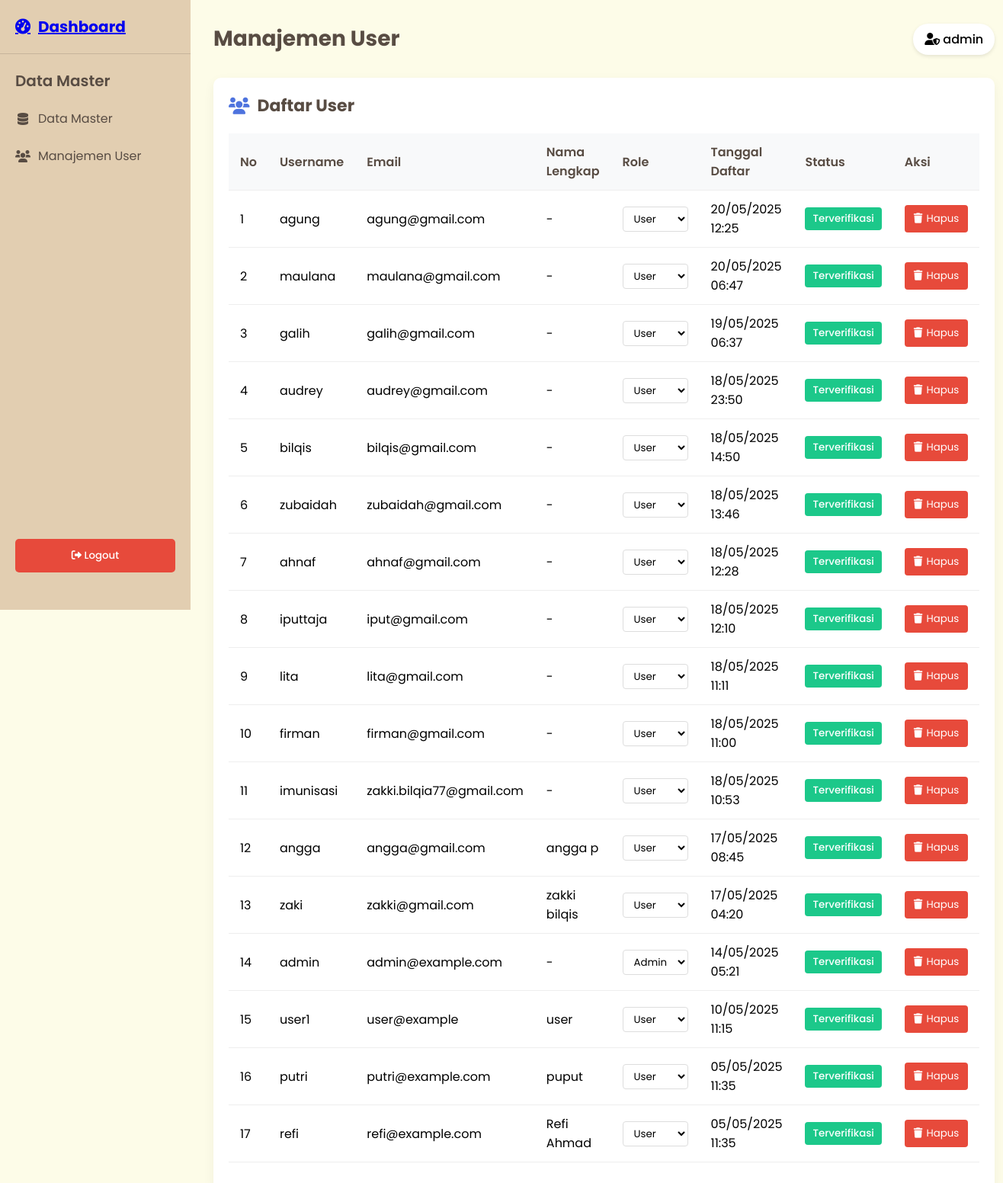
Before: /flower_shop/admin/users.php (signed in) with the older database file.
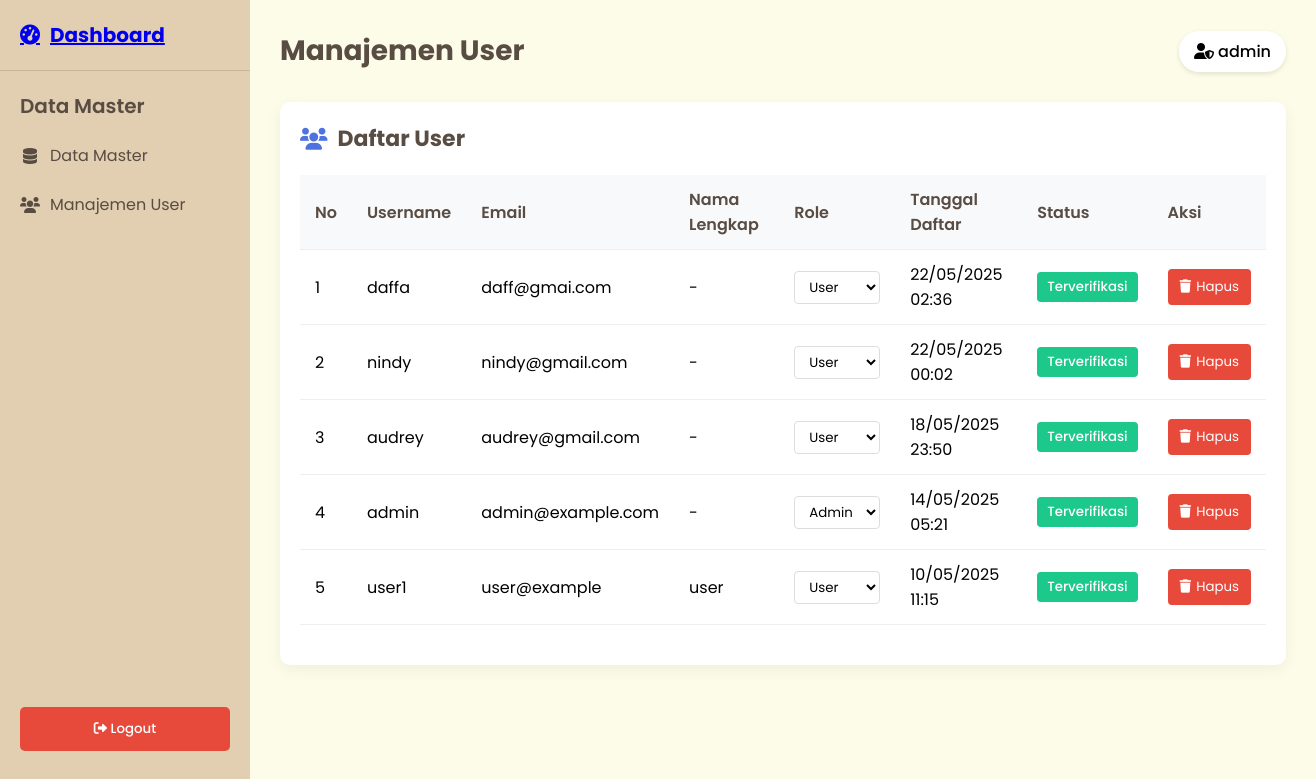
After: the same page with the newer database file.
### tables this page shows
CREATE TABLE `users` (
  `id` int(11) NOT NULL,
  `username` varchar(50) NOT NULL,
  `password` varchar(255) NOT NULL,
  `email` varchar(100) NOT NULL,
  `full_name` varchar(100) DEFAULT NULL,
  `profile_picture` varchar(255) DEFAULT NULL,
  `created_at` timestamp NOT NULL DEFAULT current_timestamp(),
  `updated_at` timestamp NOT NULL DEFAULT current_timestamp() ON UPDATE current_timestamp(),
  `role` enum('user','admin') DEFAULT 'user',
  `is_verified` tinyint(1) DEFAULT 0
);

### flower_shop/admin/users.php (the view, shortened to what this page needs)
<?php
require __DIR__.'/../config/database.php';
try {
    $stmt = $pdo->query("SELECT id, username, email, full_name, role, created_at, is_verified FROM users ORDER BY created_at DESC");
    $users = $stmt->fetchAll(PDO::FETCH_ASSOC);
} catch (PDOException $e) {
    $error = "Gagal mengambil data user: " . $e->getMessage();
    $users = [];
}
?>
<!DOCTYPE html>
<html lang="en">
<head>
    <link rel="stylesheet" href="https://cdnjs.cloudflare.com/ajax/libs/font-awesome/6.0.0/css/all.min.css">
    <link rel="stylesheet" href="../assets/css/admin.css">
</head>
<body>
    <div class="sidebar">
    <div class="sidebar-header">
        <a href="dashboard.php" class="dashboard-link">
            <h2><i class="fas fa-tachometer-alt"></i> <span>Dashboard</span></h2>
        </a>
    </div>
        <div class="sidebar-menu">
            <div class="menu-title">Data Master</div>
            <div class="menu-item" onclick="toggleSubmenu('data-master')">
                <i class="fas fa-database"></i> <span>Data Master</span>
            </div>
            <div class="menu-item active">
                <i class="fas fa-users"></i> <span>Manajemen User</span>
            </div>
            <button class="logout-btn" onclick="window.location.href='logout.php'">
                <i class="fas fa-sign-out-alt"></i> <span>Logout</span>
            </button>
        </div>
    </div>
    <div class="main-content">
        <div class="header">
            <h1>Manajemen User</h1>
            <div class="user-info">
                <i class="fas fa-user-shield"></i> <?php echo htmlspecialchars($_SESSION['username'] ?? 'Admin'); ?>
            </div>
        </div>
        <div class="data-section">
            <h2><i class="fas fa-users"></i> Daftar User</h2>
            <div class="table-responsive">
                <table class="data-table">
                    <thead>
                        <tr>
                            <th>No</th>
                            <th>Username</th>
                            <th>Email</th>
                            <th>Nama Lengkap</th>
                            <th>Role</th>
                            <th>Tanggal Daftar</th>
                            <th>Status</th>
                            <th>Aksi</th>
                        </tr>
                    </thead>
                    <tbody>
                        <?php foreach ($users as $index => $user): ?>
                            <tr>
                                <td><?= $index + 1 ?></td>
                                <td><?= htmlspecialchars($user['username']) ?></td>
                                <td><?= htmlspecialchars($user['email']) ?></td>
                                <td><?= htmlspecialchars($user['full_name'] ?? '-') ?></td>
                                <td>
                                    <form method="POST" class="role-form">
                                        <select name="role" class="role-select" onchange="this.form.submit()">
                                            <option value="admin" <?= $user['role'] === 'admin' ? 'selected' : '' ?>>Admin</option>
                                            <option value="user" <?= $user['role'] === 'user' ? 'selected' : '' ?>>User</option>
                                        </select>
                                    </form>
                                </td>
                                <td><?= date('d/m/Y H:i', strtotime($user['created_at'])) ?></td>
                                <td>
                                    <form method="POST">
                                        <button type="submit" name="toggle_status" class="status-btn <?= $user['is_verified'] ? 'active' : 'inactive' ?>">
                                            <?= $user['is_verified'] ? 'Terverifikasi' : 'Belum Verifikasi' ?>
                                        </button>
                                    </form>
                                </td>
                                <td>
                                    <form method="POST" onsubmit="return confirm('Apakah Anda yakin ingin menghapus user ini?')">
                                        <button type="submit" name="delete_user" class="btn btn-delete">
                                            <i class="fas fa-trash"></i> Hapus
                                        </button>
                                    </form>
                                </td>
                            </tr>
                        <?php endforeach; ?>
                    </tbody>
                </table>
            </div>
        </div>
    </div>
</body>
</html>

Changed rows visible on the page:
removed users: username "agung", email "agung@gmail.com", full_name "-", role "User", created_at "20/05/2025 12:25", is_verified "Terverifikasi"
removed users: username "maulana", email "maulana@gmail.com", full_name "-", role "User", created_at "20/05/2025 06:47", is_verified "Terverifikasi"
removed users: username "galih", email "galih@gmail.com", full_name "-", role "User", created_at "19/05/2025 06:37", is_verified "Terverifikasi"
removed users: username "bilqis", email "bilqis@gmail.com", full_name "-", role "User", created_at "18/05/2025 14:50", is_verified "Terverifikasi"
removed users: username "zubaidah", email "zubaidah@gmail.com", full_name "-", role "User", created_at "18/05/2025 13:46", is_verified "Terverifikasi"
removed users: username "ahnaf", email "ahnaf@gmail.com", full_name "-", role "User", created_at "18/05/2025 12:28", is_verified "Terverifikasi"
removed users: username "iputtaja", email "iput@gmail.com", full_name "-", role "User", created_at "18/05/2025 12:10", is_verified "Terverifikasi"
removed users: username "lita", email "lita@gmail.com", full_name "-", role "User", created_at "18/05/2025 11:11", is_verified "Terverifikasi"
removed users: username "firman", email "firman@gmail.com", full_name "-", role "User", created_at "18/05/2025 11:00", is_verified "Terverifikasi"
removed users: username "imunisasi", email "zakki.bilqia77@gmail.com", full_name "-", role "User", created_at "18/05/2025 10:53", is_verified "Terverifikasi"
removed users: username "angga", email "angga@gmail.com", full_name "angga p", role "User", created_at "17/05/2025 08:45", is_verified "Terverifikasi"
removed users: username "zaki", email "zakki@gmail.com", full_name "zakki bilqis", role "User", created_at "17/05/2025 04:20", is_verified "Terverifikasi"
removed users: username "putri", email "putri@example.com", full_name "puput", role "User", created_at "05/05/2025 11:35", is_verified "Terverifikasi"
removed users: username "refi", email "refi@example.com", full_name "Refi Ahmad", role "User", created_at "05/05/2025 11:35", is_verified "Terverifikasi"
added users: username "daffa", email "daff@gmai.com", full_name "-", role "User", created_at "22/05/2025 02:36", is_verified "Terverifikasi"
added users: username "nindy", email "nindy@gmail.com", full_name "-", role "User", created_at "22/05/2025 00:02", is_verified "Terverifikasi"
